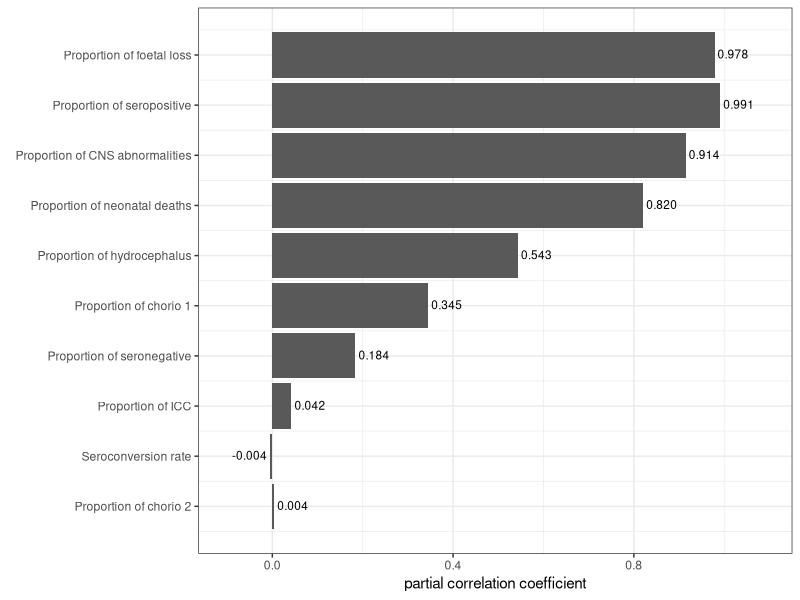
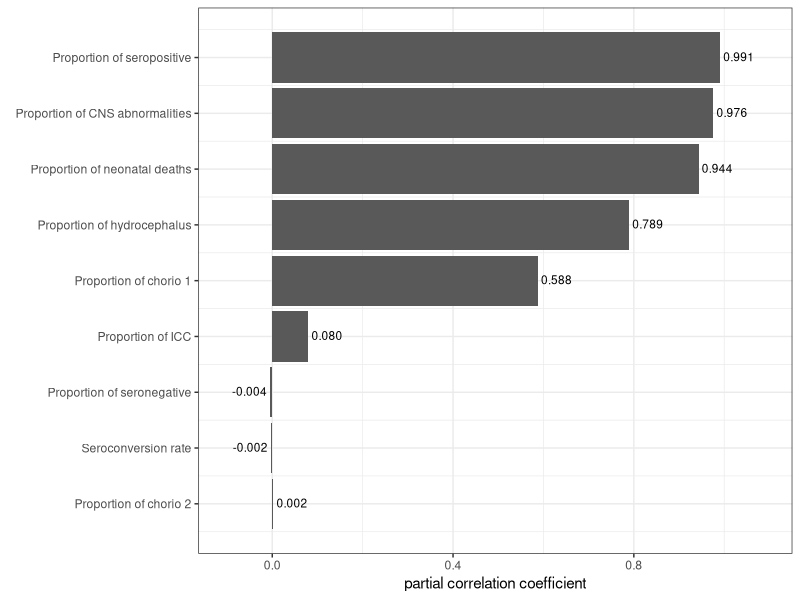
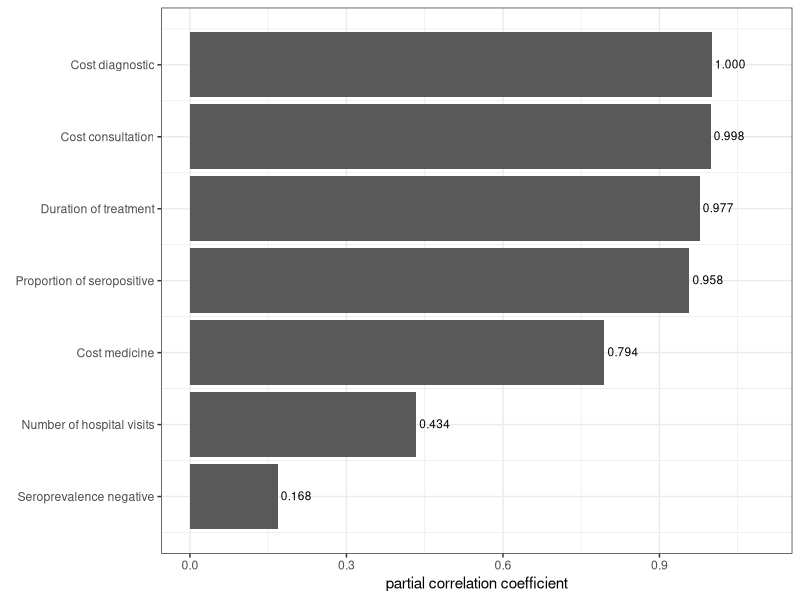

Here is the R script that generated these plots, in order:
## ---- chunk 1
knitr::opts_chunk$set(echo = TRUE)
## ---- chunk 2
set.seed(264)
## ---- chunk 3
n <- 1e5
## ---- chunk 4
pop_mx <-
  matrix(c(893872, 1486390, 2459411, 470882, 218877,
           888554, 1514133, 2568012, 481213, 234234),
         ncol = 2)
## ---- chunk 5
Live_births <- 437685
## ---- chunk 6
Still_births<- 7505
## ---- chunk 7
Abortion <- 11616
## ---- chunk 8
Tot_Preg <- Live_births+Still_births+Abortion
## ---- chunk 9
Pseroneg_alpha <- 3132
Pseroneg_beta <- 4330-3132
Pseroneg <-rbeta(n, Pseroneg_alpha, Pseroneg_beta)
## ---- chunk 10
Pserop_alpha <-30
Pserop_beta <-(3132-30)
Pserop<- rbeta(n,Pserop_alpha, Pserop_beta)
## ---- chunk 11
Nseroconv <-Tot_Preg*Pseroneg*Pserop
## ---- chunk 12
PTTMoth_fet <- 0.281
## ---- chunk 13
P_fetalloss_min <- 0.017
P_fetalloss_max <- 0.04
P_fetalloss <-runif(n, P_fetalloss_min,P_fetalloss_max)
## ---- chunk 14
Nfetalloss<-Nseroconv*P_fetalloss*((40-22)/40)
## ---- chunk 15
 Inc_CT <-3132*Pserop*PTTMoth_fet
## ---- chunk 16
Inc_CT_bi <-Inc_CT*(1000/3132)
## ---- chunk 17
Cases_CT <- ((Inc_CT_bi * Live_births)/1000)
## ---- chunk 18
PNtreat_toxo <-0.97
## ---- chunk 19
Cases_CT_NHC <- Cases_CT*PNtreat_toxo
## ---- chunk 20
Duration_LE_Bi <-59.7
## ---- chunk 21
Duration_later_Bi <-59.7-10
## ---- chunk 22
Duration_GBD <-88.87
## ---- chunk 23
DW_chorio1<-0.089
## ---- chunk 24
DW_chorio2<-0.089
## ---- chunk 25
DW_Hydro<-0.36
## ---- chunk 26
DW_ICC<-0.01
## ---- chunk 27
DW_CNSab<-0.36
## ---- chunk 28
DW_Neon<-1
## ---- chunk 29
DW_Floss<-1
## ---- chunk 30
Chorio1_alpha<-141
Chorio1_beta<-1048-141
Chorio1<-rbeta(n, Chorio1_alpha,Chorio1_beta)
## ---- chunk 31
NT_Chorio1 <- Cases_CT_NHC*Chorio1
## ---- chunk 32
YLD_NT_Chorio1<-NT_Chorio1*Duration_LE_Bi*DW_chorio1
## ---- chunk 33
Chorio2<-0.16
## ---- chunk 34
NT_Chorio2 <- Cases_CT_NHC*Chorio2
## ---- chunk 35
YLD_NT_Chorio2 <-NT_Chorio2*Duration_later_Bi*DW_chorio2
## ---- chunk 36
Hydroc_alpha<-16
Hydroc_beta<-856-16
Hydrocephalus <- rbeta(n, Hydroc_alpha, Hydroc_beta)
## ---- chunk 37
 NT_hydrocephalus<-Cases_CT_NHC*Hydrocephalus
## ---- chunk 38
YLD_NT_hydrocephalus<-NT_hydrocephalus*Duration_LE_Bi*DW_Hydro
## ---- chunk 39
IC_Calc_alpha<-88
IC_Calc_beta<-837-88
IC_Calcification <-rbeta(n, IC_Calc_alpha, IC_Calc_beta)
## ---- chunk 40
NT_IC_calcification <-Cases_CT_NHC*IC_Calcification
## ---- chunk 41
YLD_NT_ICC<-NT_IC_calcification*Duration_LE_Bi*DW_ICC
## ---- chunk 42
CNS_alpha<-3
CNS_beta<-105-3
CNS_ab <-rbeta(n, CNS_alpha, CNS_beta)
## ---- chunk 43
NT_CNS_abnorm <-Cases_CT_NHC*CNS_ab
## ---- chunk 44
YLD_NT_CNS<-NT_CNS_abnorm*Duration_LE_Bi*DW_CNSab
## ---- chunk 45
Neon_die_alpha<-9
Neon_die_beta<-1211-9
Neon_deaths<-rbeta(n, Neon_die_alpha, Neon_die_beta)
## ---- chunk 46
NT_Neon_deaths<-Cases_CT_NHC*Neon_deaths
## ---- chunk 47
YLL_NT_neo_death<-NT_Neon_deaths*Duration_GBD*DW_Neon
## ---- chunk 48
YLL_floss<-Nfetalloss*Duration_GBD*DW_Floss
## ---- chunk 49
PTreat_toxo <- 1-PNtreat_toxo
## ---- chunk 50
Cases_CT_treat_HC <- Cases_CT*PTreat_toxo
## ---- chunk 51
spiramycin_reduction <- 0.5
## ---- chunk 52
NTreat_Chorio1 <-Cases_CT_treat_HC*Chorio1*spiramycin_reduction
## ---- chunk 53
YLD_Treat_chorio1<-NTreat_Chorio1*Duration_LE_Bi*DW_chorio1
## ---- chunk 54
 NTreat_Chorio2 <- Cases_CT_treat_HC*Chorio2*spiramycin_reduction
## ---- chunk 55
YLD_Treat_chorio2 <-NTreat_Chorio2*Duration_later_Bi*DW_chorio2
## ---- chunk 56
NTreat_hydroc<-Cases_CT_treat_HC*Hydrocephalus*spiramycin_reduction
## ---- chunk 57
YLD_Treat_hydroc <-NTreat_hydroc*Duration_LE_Bi*DW_Hydro
## ---- chunk 58
NTreat_IC_calc <-Cases_CT_treat_HC*IC_Calcification*spiramycin_reduction
## ---- chunk 59
YLD_Treat_ICC<-NTreat_IC_calc*Duration_LE_Bi*DW_ICC
## ---- chunk 60
NTreat_CNS_ab <-Cases_CT_treat_HC*CNS_ab*spiramycin_reduction
## ---- chunk 61
YLD_Treat_CNS <-NTreat_CNS_ab*Duration_LE_Bi*DW_CNSab
## ---- chunk 62
NTreat_Neon_deaths<-Cases_CT_treat_HC*Neon_deaths*spiramycin_reduction
## ---- chunk 63
YLL_Treat_neo_death<-NTreat_Neon_deaths*Duration_GBD*DW_Neon
## ---- chunk 64
K <- 0; r <- 0     # DALY[0;0]
#K <- 0; r <- 0.03  # DALY[0;0.03]
#K <- 1; r <- 0     # DALY[1;0]
#K <- 1; r <- 0.03  # DALY[1;0.03]
## ---- chunk 65
YLD_NT_all <- YLD_NT_Chorio1+YLD_NT_Chorio2+YLD_NT_hydrocephalus+YLD_NT_ICC+YLD_NT_CNS
## ---- chunk 66
YLD_Treat_all <-YLD_Treat_chorio1+YLD_Treat_chorio2+YLD_Treat_hydroc+YLD_Treat_ICC+YLD_Treat_CNS
## ---- chunk 67
YLD_all <- YLD_NT_all+YLD_Treat_all
## ---- chunk 68
## Scenario Including foetal loss in the YLL estimates
YLL_all1<- YLL_NT_neo_death+YLL_Treat_neo_death+YLL_floss

## Scenario excluding Foetal loss in the YLL estimates
YLL_all2 <- YLL_NT_neo_death+YLL_Treat_neo_death
## ---- chunk 69
DALY1 <- YLD_all+YLL_all1
## Without foetal loss in the estimates
DALY2 <- YLD_all+YLL_all2
## ---- chunk 70
bif2usd<- 1915
## ---- chunk 71
### Proportion of pregnant women visiting health care
PHC_toxo <-0.1

### Proportion of seroconverting Women taking tretament
HC_Women_treat <- 0.3

### number of visits to hospital, Uniform parameters for suspected 
n_visit_med_min <- 2
n_visit_med_max <- 4
n_visit_med <- runif(n, n_visit_med_min, n_visit_med_max)

## cost of medical Consultation, gamma parameter
Cconsult_day_shape <-3.31
Cconsult_day_rate <- 0.000661
Cconsultation <-rgamma(n, Cconsult_day_shape, Cconsult_day_rate)

## price of medication by month, Fixed
Cost_spiramycin_min<-270000
Cost_spiramycin_max <-360000
Cost_spiramycin <-runif(n, Cost_spiramycin_min, Cost_spiramycin_max)

## price of diagnostic test, Gamma distribution
Cost_diagnostic_shape<- 2.94
Cost_diagnostic_rate<- 0.000196
Cost_diagnostic<-rgamma(n, Cost_diagnostic_shape, Cost_diagnostic_rate)

### Duration of treatment (months), uniform parameters
Duration_treat_min<-2
Duration_treat_max<-6
Duration_treat <-runif(n, Duration_treat_min, Duration_treat_max)
## ---- chunk 72
### Number of women consulting hospital for toxo (IgG+/- and IgM-) at least once
N_women_Ntoxo<-Tot_Preg*PHC_toxo

#### Women infected with toxoplasmosis visiting hospitals at least 3 times 
N_Women_PToxo <-Nseroconv*PHC_toxo

### Women positive for toxoplasmosis and treated
N_women_treated <-N_Women_PToxo*HC_Women_treat
## ---- chunk 73
### Cost_healthcare for women visiting hospital for toxo consultation and diagnosis
Cost_Consult1 <-N_women_Ntoxo*Cconsultation
Cost_dg1 <-N_women_Ntoxo*Cost_diagnostic
Cost_Hcare1 <-Cost_Consult1+Cost_dg1

### Costs for women infected with toxoplasmosis
Cost_Consult2<-N_Women_PToxo*n_visit_med*Cconsultation
Cost_dg2 <-N_Women_PToxo*n_visit_med*Cost_diagnostic
Cost_Hcare2<- Cost_Consult2+Cost_dg2

### Total costs for Consultation 
Cost_tot_consult <-Cost_Consult1+Cost_Consult2

### Total costs for diagnostic
Cost_tot_dg <-Cost_dg1+Cost_dg2

## Medication costs for women treated
Cost_medicine <-N_women_treated*Cost_spiramycin*Duration_treat
## ---- chunk 74
cost_total <-Cost_tot_consult+Cost_tot_dg+Cost_medicine
usd_cost_total <- cost_total / bif2usd
usd_Cost_tot_consultation <- Cost_tot_consult/bif2usd
usd_Cost_tot_diagnostic <-Cost_tot_dg/bif2usd
usd_cost_medicine <- Cost_medicine/bif2usd
usd_Cost_Hcare1 <-Cost_Hcare1/bif2usd
usd_Cost_Hcare2<-Cost_Hcare2/bif2usd
Usd_cost_by_NToxo<-(usd_Cost_Hcare1/(N_women_Ntoxo))
Usd_cost_by_PToxo <-((usd_Cost_Hcare2+usd_cost_medicine)/N_Women_PToxo)
Usd_cost_by_PToxo_treated <-((usd_cost_medicine+(usd_Cost_Hcare2*0.3))/N_women_treated)
usd_cost_by_PToxo_untreated <-(usd_Cost_Hcare2/N_Women_PToxo)
## ---- chunk 75
Summary <-
  function(x) {
    print(c(mean = mean(x),
            quantile(x, c(.025, .975))))
  }
## ---- chunk 76
Summary(Inc_CT)
Summary(Inc_CT_bi)
Summary(Cases_CT)
Summary(Cases_CT_NHC)
Summary(Cases_CT_treat_HC)
Summary(NT_Chorio1)
Summary(NT_Chorio2)
Summary(NT_hydrocephalus)
Summary(NT_IC_calcification)
Summary(NT_CNS_abnorm)
Summary(NT_Neon_deaths)
Summary (Nseroconv)
Summary(Nfetalloss)
## ---- chunk 77
Summary(NTreat_Chorio1)
Summary(NTreat_Chorio2)
Summary(NTreat_hydroc)
Summary(NTreat_IC_calc)
Summary(NTreat_CNS_ab)
Summary (NTreat_Neon_deaths)
## ---- chunk 78
Summary (NT_Chorio1+NTreat_Chorio1)
Summary (NT_Chorio2+NTreat_Chorio2)
Summary (NT_hydrocephalus+NTreat_hydroc)
Summary (NT_IC_calcification+NTreat_IC_calc)
Summary (NT_CNS_abnorm+NTreat_CNS_ab)
Summary (NT_Neon_deaths+NTreat_Neon_deaths)
Summary((NT_Chorio1+NTreat_Chorio1)+(NT_Chorio2+NTreat_Chorio2)+(NT_hydrocephalus+NTreat_hydroc)+(NT_IC_calcification+NTreat_IC_calc)+(NT_CNS_abnorm+NTreat_CNS_ab))
Summary (Cases_CT-((NT_Chorio1+NTreat_Chorio1)+(NT_Chorio2+NTreat_Chorio2)+(NT_hydrocephalus+NTreat_hydroc)+(NT_IC_calcification+NTreat_IC_calc)+(NT_CNS_abnorm+NTreat_CNS_ab)+(NT_Neon_deaths+NTreat_Neon_deaths)))
## ---- chunk 79
Summary(YLD_NT_Chorio1)
Summary (YLD_NT_Chorio2)
Summary(YLD_NT_hydrocephalus)
Summary(YLD_NT_ICC)
Summary(YLD_NT_CNS)
Summary(YLD_Treat_chorio1)
Summary(YLD_Treat_chorio2)
Summary(YLD_Treat_hydroc)
Summary(YLD_Treat_ICC)
Summary(YLD_Treat_CNS)
Summary(YLD_NT_Chorio1+YLD_Treat_chorio1)
Summary(YLD_NT_Chorio2+YLD_Treat_chorio2)
Summary(YLD_NT_hydrocephalus+YLD_Treat_hydroc)
Summary(YLD_NT_ICC+YLD_Treat_ICC)
Summary(YLD_NT_CNS+YLD_Treat_CNS)
Summary(YLD_NT_all)
Summary(YLD_Treat_all)
Summary(YLD_all)
## ---- chunk 80
Summary(YLL_floss)
Summary(YLL_NT_neo_death)
Summary(YLL_Treat_neo_death)
Summary(YLL_NT_neo_death+YLL_Treat_neo_death)
Summary(YLL_all1)
Summary(YLL_all2)
## ---- chunk 81
Summary(DALY1)
Summary(DALY2)
## ---- chunk 82
Summary(1e5 * YLD_all / sum(pop_mx))
Summary(1e5 * YLL_all1 / sum(pop_mx))
Summary(1e5 * YLL_all2 / sum(pop_mx))
Summary(1e5 * DALY1 / sum(pop_mx))
Summary(1e5 * DALY2 / sum(pop_mx))
## ---- chunk 83
Summary(YLD_all / Cases_CT)
Summary(YLL_all1 / Cases_CT)
Summary(YLL_all2 / Cases_CT)
Summary(DALY1 / Cases_CT)
Summary(DALY2 / Cases_CT)
## ---- chunk 84
Summary(YLL_all1 / DALY1)
Summary(YLL_floss/DALY1)
Summary((YLL_NT_neo_death+YLL_Treat_neo_death)/DALY1)
Summary(YLL_all2 / DALY2)
Summary(YLD_all / DALY1)
Summary((YLD_NT_Chorio1+YLD_Treat_chorio1)/DALY1)
Summary((YLD_NT_Chorio2+YLD_Treat_chorio2)/DALY1)
Summary((YLD_NT_CNS+YLD_Treat_CNS)/DALY1)
Summary((YLD_NT_hydrocephalus+YLD_Treat_hydroc)/DALY1)
Summary((YLD_NT_ICC+YLD_Treat_ICC)/DALY1)
Summary(YLD_all / DALY2)
Summary((YLD_NT_Chorio1+YLD_Treat_chorio1)/DALY2)
Summary((YLD_NT_Chorio2+YLD_Treat_chorio2)/DALY2)
Summary((YLD_NT_CNS+YLD_Treat_CNS)/DALY2)
Summary((YLD_NT_hydrocephalus+YLD_Treat_hydroc)/DALY2)
Summary((YLD_NT_ICC+YLD_Treat_ICC)/DALY2)
## ---- chunk 85
Summary(cost_total)
Summary(usd_cost_total)
Summary(usd_Cost_tot_consultation)
Summary(usd_Cost_tot_diagnostic)
Summary(usd_cost_medicine)
Summary(Cost_tot_consult/ cost_total)
Summary(Cost_tot_dg/ cost_total)
Summary(Cost_medicine/ cost_total)
Summary(usd_Cost_Hcare1)
Summary(usd_Cost_Hcare2)
Summary(Usd_cost_by_NToxo)
Summary(Usd_cost_by_PToxo)
Summary(Usd_cost_by_PToxo_treated)
Summary(usd_cost_by_PToxo_untreated)
## ---- chunk 86
## standardized regression coefficients
sa_src <-
function(y, x) {
  df <- as.data.frame(apply(x, 2, scale))
  summary(lm(scale(y) ~ ., data = df))
}

## partial correlation coefficients
sa_pcc <-
function(y, x) {
  out <- matrix(ncol = 2, nrow = ncol(x))
  colnames(out) <- c("rho", "p")
  rownames(out) <- colnames(x)

  for (i in seq(ncol(x))){
    lm_y <- lm(y ~ x[, -i])      # regress y to other x's
    lm_x <- lm(x[, i] ~ x[, -i]) # regress x to other x's
    out[i, ] <-
      unlist(cor.test(lm_y$residuals, lm_x$residuals)[4:3],
             use.names = FALSE)
  }

  return(out[order(abs(out[, "rho"]), decreasing = TRUE), ])
}
## ---- chunk 87
## requires library ggplot2
library(ggplot2)

## ggplot2
tornado <-
function(coef, names = NULL) {
  ## copy names if needed
  if (is.null(names)) names <- rownames(coef)

  ## create data frame
  df <- data.frame(est = coef[, "rho"],
                   order = order(abs(coef[, "rho"])),
                   name = names)

  ## sort data frame
  df <- df[df$order, ]

  ## create ggplot
  ggplot(df, aes(x = order, y = est)) +
    geom_bar(stat = "identity") +
    coord_flip() +
    scale_x_continuous(element_blank(),
                       breaks = seq(nrow(df)),
                       labels = df$name) +
    scale_y_continuous("partial correlation coefficient",
                       limits = c(min(0, min(df$est) - 0.1),
                                  max(0, max(df$est) + 0.1))) +
    geom_text(aes(x = order, y = est, label = formatC(est, 3, form = "f")),
              size = 3,
              hjust = ifelse(df$est > 0, -0.1, 1.1),
              vjust = 0.4) +
    theme_bw()
}
## ---- chunk 88
sa_src(DALY1,
       cbind(Pseroneg, Pserop, PTTMoth_fet, P_fetalloss, Chorio1, 
             Chorio2,Hydrocephalus,IC_Calcification, CNS_ab, Neon_deaths))

sa_daly1_pcc <-
  sa_pcc(DALY1,
         cbind(Pseroneg, Pserop, PTTMoth_fet, P_fetalloss, Chorio1, 
               Chorio2,Hydrocephalus,IC_Calcification, CNS_ab, Neon_deaths))
sa_daly1_pcc

## tornado graph
daly1_items <-
  c("Proportion of foetal loss", "Proportion of seropositive",
    "Proportion of CNS abnormalities", "Proportion of neonatal deaths",
    "Proportion of hydrocephalus", "Proportion of chorio 1",
    "Proportion of seronegative", "Proportion of ICC",
    "Proportion of chorio 2", "Seroconversion rate")

png("sa_daly1_pcc.png",  7, 3.5, units = "in", res = 400)
tornado(sa_daly1_pcc, daly1_items)
graphics.off()
## ---- chunk 89
sa_src(DALY2,
       cbind(Pseroneg, Pserop, Chorio1, PTTMoth_fet, 
             Chorio2,Hydrocephalus,IC_Calcification, CNS_ab, Neon_deaths))

sa_daly2_pcc <-
  sa_pcc(DALY2,
         cbind(Pseroneg, Pserop, Chorio1, PTTMoth_fet,
               Chorio2, Hydrocephalus,IC_Calcification, CNS_ab, Neon_deaths))
sa_daly2_pcc

## tornado graph
daly2_items <-
  c("Proportion of seropositive", "Proportion of CNS abnormalities", "Proportion of neonatal deaths", "Proportion of hydrocephalus", "Proportion of chorio 1", "Proportion of ICC", "Proportion of seronegative", "Seroconversion rate", "Proportion of chorio 2")
    
png("sa_daly2_pcc.png",  7, 3.5, units = "in", res = 400)
tornado(sa_daly2_pcc, daly2_items)
graphics.off()
## ---- chunk 90
sa_src(usd_cost_total,
       cbind(Pserop, Pseroneg, n_visit_med, 
             Cconsultation, Cost_diagnostic, Cost_spiramycin, Duration_treat))
sa_cost_pcc <-
  sa_pcc(usd_cost_total,
         cbind(Pserop, Pseroneg, n_visit_med, 
             Cconsultation, Cost_diagnostic, Cost_spiramycin, Duration_treat))
sa_cost_pcc

## tornado graph
cost_items <-
c("Cost diagnostic", "Cost consultation", "Duration of treatment", 
  "Proportion of seropositive", "Cost medicine", "Number of hospital visits", "Seroprevalence negative")

png("sa_cost_pcc.png", 7, 3.5, units = "in", res = 400)
tornado(sa_cost_pcc, cost_items)
graphics.off()
